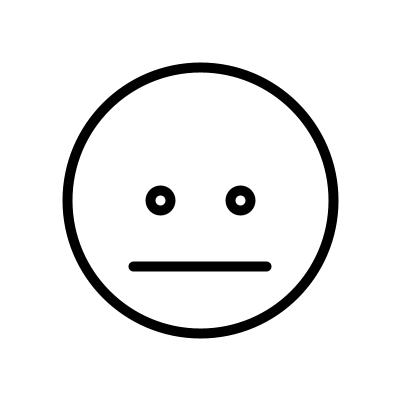
Frame 1 (no input)
Frame 60 (the mouse pressed at the canvas centre just before this capture): identical to frame 1, image omitted
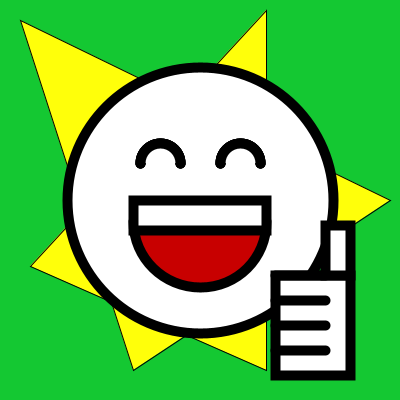
Frame 120 (the mouse held since frame 60 and released just before this capture)

The Processing sketch that drew these frames (run headless with seeded random() and noise(); from frame 60 on, the mouse is pressed at the canvas centre):

// Processing sketch: processing_35763
// ── processing_35763.pde

int h;
int w;

void setup() {  
  size(400, 400);
  w = width;
  h = height;
}

//int w = width;
//int h = height;

void draw() { 
  background(255);
  strokeWeight(10);
  fill(255);
  ellipse(w/2, h/2, w*2/3, h*2/3);
  line(w/3, h*2/3, w*2/3, h*2/3);
  ellipse(w*3/5, h/2, 20, 20);
  ellipse(w*2/5, h/2, 20, 20);
  
  if(mousePressed == true) { 
    background(20, 200, 50);
    fill(255, 255, 10);
    strokeWeight(1);
    triangle(w*2/3,10, w*2/3,370, 30,w*2/3);
    triangle(20,20, 390,h/2, w/3,370);
    fill(255);
    strokeWeight(10);
    ellipse(w/2, h/2, w*2/3, h*2/3);
    fill(200, 0, 0);
    arc(w/2, h*2/3-45, w/3, h/3, 0, PI);
    fill(255);
    rect(w/3, h/2, w/3, 30);
    rect(275, 275, 75, 100);
    rect(350, 275, -25, -50);
    for (int i=0; i<=3; i++) {
    line(275, 275+(25*i), 325, 275+(25*i));
    arc(w*3/5, h/3+30, 40, 40, PI, TWO_PI);
    arc(w*2/5, h/3+30, 40, 40, PI, TWO_PI);
    }
  }
}
                    
